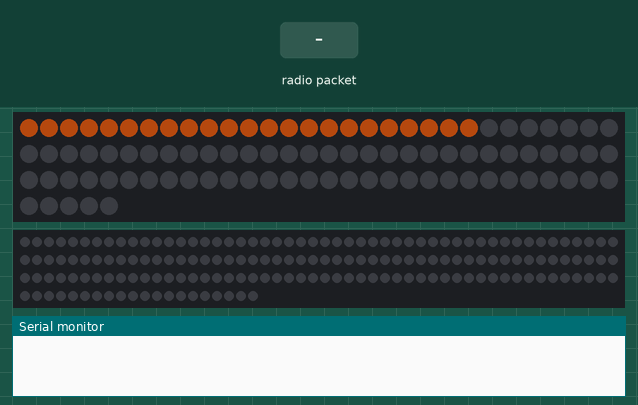
A sketch run on a simulated ESP32. On the bench: 95 RGB LEDs in strip order, left to right, continuing on the next row, 170 RGB LEDs in strip order, left to right, continuing on the next row, the last lines printed to the serial monitor. The inputs (shaded band) are chosen by the test bench. Dim RGB values are drawn brighter than linear; random numbers use the default seed unless the sketch sets one.

Above: at 0.4 s.
At 1.6 s:
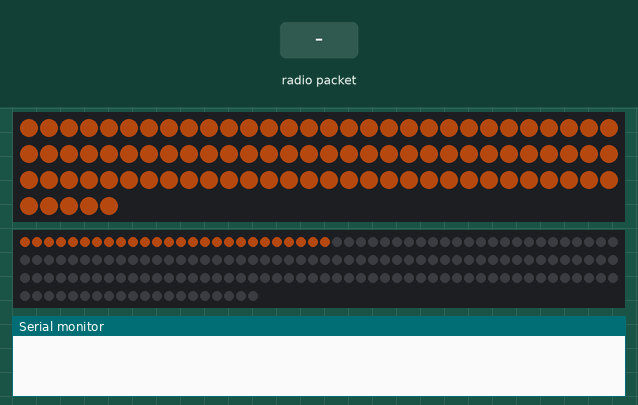
At 4.4 s:
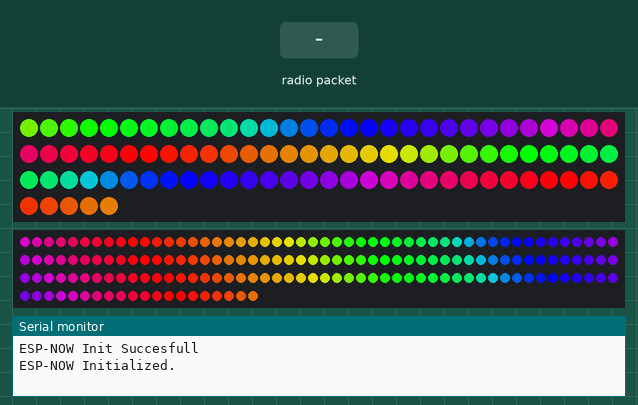
4.5 s: radio packet "1" arrives
Timing chart, 0 to 7.5 s (numbered marks = the images above; inputs shaded):
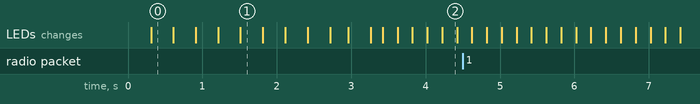

The sketch:

Receiver_LEDs32.ino
```cpp
// (licence header left out)
// MAC Address: E0:E2:E6:0C:9F:98
// {0xE0,0xE2,0xE6,0x0C,0x9F,0x98}

#include <FastLED.h>

// ------------- ESP Now connectivity -------------
#include <WiFi.h>
#include <esp_now.h>

#define WIFI_CHANNEL 1
#define membersof(x) (sizeof(x) / sizeof(x[0]))

// debugmode:
const boolean debugMode = false;

// BC:FF:4D:81:7D:DD
uint8_t receiverAddress[] = {0xBC, 0xFF, 0x4D, 0x81, 0x7D, 0xDD}; // CONTROLLER

// Peer info
esp_now_peer_info_t peerInfo;

enum nodeStates
{
  ALL,
  SMOKE,
  BUILDINGS,
  SOUND,
  LEDs,
  HOUSES
};

// DEFINES which commands the esp is listening to: by default it listens to ALL and itself(whoAmI).
// Change this to the purpose of your node! check the possibilities in the enum above!
enum nodeStates whoAmI = LEDs;

// which node is selected by the controller
enum nodeStates selected = ALL;

struct __attribute__((packed)) dataPacket
{
  enum nodeStates whoAmI;
  int year;
  enum nodeStates selected;
};

// interval for sending
long startTime = 0;
int interval = 3000;
// interval for updating LEDs
long actuateTime = 0;
int actuateInterval = 200;

// data:
int year = 0;
int oldYear = 0;

// -------------- LEDs --------------
const int NUM_LEDS = 95;
const int NUM_LEDS_HOUSES = 170;

CRGB leds[NUM_LEDS];
CRGB ledsHouse[NUM_LEDS_HOUSES];

// cars:
struct car
{
  float pos;
  int id;
  boolean alive;
  int distanceTraveld;
  float velocity;
  float baseVelocity;
};

car LED_cars[50];
const float maxSpeed = 1;
const float minSpeed = 0.1;

// dataset
// float years[] = {2000, 2001, 2002, 2003, 2004, 2005, 2006, 2007, 2008, 2009, 2010, 2011, 2012, 2013, 2014, 2015, 2016, 2017, 2018, 2019, 2020, 2021};
int carYearStart = 2000;
int carYearEnd = 2021;
float carsPerYear[] = {5.478888, 16.689393, 24.800169, 28.267820, 0.000000, 4.516175, 3.221977, 33.419927, 41.540107, 55.402483, 61.239891, 70.529669, 78.164378, 83.490455, 87.174393, 88.004279, 94.107344, 99.372296, 98.675240, 94.991301, 93.707683, 100.000000};
int carData = 10;

// houses data:
const int startYearHouses = 1970;
const int endYearHouses = 2019;
int housesPerYear[] = {1, 2, 4, 4, 5, 6, 7, 8, 9, 10, 12, 13, 16, 18, 21, 23, 25, 27, 31, 34, 37, 40, 43, 46, 47, 50, 51, 54, 57, 59, 62, 64, 66, 68, 69, 71, 74, 78, 81, 84, 86, 88, 89, 90, 92, 94, 96, 99, 100, 100};
int amountHouses = 10;

void updateYear()
{
  amountHouses = min(int(float(housesPerYear[max(min(int(year - startYearHouses), 49), 0)]) * float(NUM_LEDS_HOUSES) / 100), NUM_LEDS_HOUSES);
  carData = min(int(float(housesPerYear[max(min(int(year - carYearStart), 21), 0)]) * 50 / 100), NUM_LEDS);

  if (debugMode)
  {
    Serial.print("houses: ");
    Serial.println(amountHouses);
    Serial.print("year = ");
    Serial.println(year);
  }
}

// -------------- ESP NOW --------------
void transmissionComplete(const uint8_t *receiver_mac, esp_now_send_status_t transmissionStatus)
{
  if (transmissionStatus == ESP_NOW_SEND_SUCCESS)
  {
    Serial.println("Data sent successfully");
  }
  else
  {
    Serial.print("Error code: ");
    Serial.println(transmissionStatus);
  }
}

IRAM_ATTR void dataReceived(const uint8_t *senderMac, const uint8_t *data, int dataLength)
{
  dataPacket packet;

  memcpy(&packet, data, sizeof(packet));

  Serial.print("whoIsSender: ");
  Serial.println(packet.whoAmI);
  Serial.print("packet year: ");
  Serial.println(packet.year);
  Serial.print("packet selected: ");
  Serial.println(packet.selected);
  year = packet.year;
  selected = packet.selected;

  if (year != oldYear)
  {
    oldYear = year;
    updateYear();
  }
}

void setup()
{
  Serial.begin(115200);
  FastLED.addLeds<WS2811, 32, GRB>(leds, NUM_LEDS);             // cars
  FastLED.addLeds<WS2811, 19, GRB>(ledsHouse, NUM_LEDS_HOUSES); // houses

  // clear the leds
  FastLED.clear(); // clear all pixel data
  FastLED.show();
  FastLED.setBrightness(255); // brightness of the LEDS, max = 255

  for (int i = 0; i < NUM_LEDS; i++)
  {
    leds[i] = CHSV(25, int(.75 * 255), int(.57 * 255));
    delay(int(500.0 / float(NUM_LEDS)));
    FastLED.show();
  }

  for (int i = 0; i < NUM_LEDS_HOUSES; i++)
  {
    ledsHouse[i] = CHSV(25, int(.75 * 255), int(.57 * 255));
    delay(int(500.0 / float(NUM_LEDS_HOUSES)));
    FastLED.show();
  }

  startTime = millis();
  actuateTime = millis();

  // ESP now connection REWRITTEN FOR ESP32!!
  WiFi.mode(WIFI_STA);
  WiFi.disconnect(); // we do not want to connect to a WiFi network

  if (esp_now_init() != ESP_OK)
  {
    Serial.println("ESP-NOW initialization failed");
    year = 0;
    return;
  }
  Serial.println("ESP-NOW Init Succesfull");

  // Resister peer
  memcpy(peerInfo.peer_addr, receiverAddress, 6);
  peerInfo.channel = WIFI_CHANNEL;
  peerInfo.encrypt = false;

  // esp_now_set_self_role(ESP_NOW_ROLE_COMBO);
  esp_now_register_send_cb(transmissionComplete); // this function will get called once all data is sent
  esp_now_register_recv_cb(dataReceived);         // this function will get called whenever we receive data
  esp_now_add_peer(&peerInfo);
  Serial.println("ESP-NOW Initialized.");

  // init cars
  for (int i = 0; i <= membersof(LED_cars); i++)
  {
    LED_cars[i] = {0, 0, false, 0, float(int(random(maxSpeed * 10, minSpeed * 10))) / 10, float(int(random(maxSpeed * 10, minSpeed * 10))) / 10};
  }
  // clear everything
  delay(250);
  FastLED.clear(); // clear all pixel data
  FastLED.show();
}

void doActuateHouses()
{
  if (year == 0)
  { // party mode
    int rainbowBarf = int(millis() / 20 % 255);
    fill_rainbow(ledsHouse, NUM_LEDS_HOUSES, rainbowBarf);
  }
  else if (year <= endYearHouses && year >= startYearHouses)
  {
    fill_solid(ledsHouse, min(amountHouses, NUM_LEDS_HOUSES), CHSV(25, int(.75 * 255), int(.57 * 255)));
  }
  else
  {
    fill_solid(ledsHouse, NUM_LEDS_HOUSES, CRGB(0, 0, 0));
  }
}

// this function is called every actuate interval (200ms)
void doActuate()
{
  // loop trough and update all the cars
  if (year == 0)
  { // party mode
    int rainbowBarf = int(millis() / 5 % 255);
    fill_rainbow(leds, NUM_LEDS, rainbowBarf);

    return;
  }
  if (year < carYearStart || year > carYearEnd){
    return;
  }
  for (int i = 0; i < carData; i++)
  {
    if (debugMode)
    {
      Serial.print(LED_cars[i].pos);
      Serial.print(" ");
    }

    // test if the current car is alive or dead
    if (!LED_cars[i].alive)
    { // then it's dead, and has a change to respawn

      if (int(random(0, 5)) == 0)
      {                                       // change to respawn
        int place = int(random(0, NUM_LEDS)); // random place to respawn

        // test if the car is allowed to respawn on the random spot
        boolean allowedToSpawn = true;
        for (int j = 0; j < carData; j++)
        {
          if ((LED_cars[i].id == (place >= NUM_LEDS ? place - NUM_LEDS : place) || LED_cars[i].id == (place + 1 >= NUM_LEDS ? place + 1 - NUM_LEDS : place + 1) || LED_cars[i].id == (place - 1 >= NUM_LEDS ? place - 1 - NUM_LEDS : place - 1)) && LED_cars[j].alive)
          {
            allowedToSpawn = false;
            break;
          }

          // if it is allowed, reset al it's values
          if (allowedToSpawn)
          {
            LED_cars[i].pos = place;
            LED_cars[i].id = place;
            LED_cars[i].alive = true;
            LED_cars[i].baseVelocity = float(int(random(maxSpeed * 10, minSpeed * 10))) / 10; // (i == 0 ? (maxSpeed + minSpeed) / 2 : maxSpeed); //TODO CHANGE THIS TO A RANDOM SPEED
            LED_cars[i].velocity = LED_cars[i].baseVelocity;
            LED_cars[i].distanceTraveld = 0;
          }
        }
      }
    }
    else
    { // when the car is alive
      // test if it is allowed to move and test if there is a jam behind it.
      boolean allowedToMove = true;
      boolean travicJamBehind = false;
      for (int j = 0; j < carData; j++)
      {
        // test if car in front
        if (LED_cars[j].id == (LED_cars[i].id + 2 >= NUM_LEDS ? LED_cars[i].id + 2 - NUM_LEDS : LED_cars[i].id + 2) && LED_cars[j].alive)
        {
          allowedToMove = false;
        }
        // test if car behind
        if ((LED_cars[j].id == (LED_cars[i].id - 2 >= NUM_LEDS ? LED_cars[i].id - 2 - NUM_LEDS : LED_cars[i].id - 2) || LED_cars[j].id == (LED_cars[i].id - 3 >= NUM_LEDS ? LED_cars[i].id - 3 - NUM_LEDS : LED_cars[i].id - 3)) && LED_cars[j].alive)
        {
          travicJamBehind = true;
        }
      }

      //
      LED_cars[i].velocity = (travicJamBehind ? max(minSpeed, LED_cars[i].baseVelocity / 2) : LED_cars[i].baseVelocity);

      // move the car forwards
      if (allowedToMove)
      {
        LED_cars[i].pos += LED_cars[i].velocity;
        LED_cars[i].distanceTraveld += LED_cars[i].velocity;

        if (int(LED_cars[i].pos) >= NUM_LEDS)
          LED_cars[i].pos = LED_cars[i].pos - NUM_LEDS;
        LED_cars[i].id = int(LED_cars[i].pos);
      }

      // show a red and white LED on the cars place
      leds[LED_cars[i].id] = CRGB(50, 0, 0);
      leds[(LED_cars[i].id + 1 >= NUM_LEDS ? 0 : LED_cars[i].id + 1)] = CRGB(50, 50, 50);

      // there is a chance for it to die
      if (LED_cars[i].distanceTraveld >= NUM_LEDS * 0.7)
      { //- int(random(0, NUM_LEDS / 3))) {
        LED_cars[i].alive = false;
      }
    }
  }

  if (debugMode){
    Serial.println();
  }
}

void loop()
{
  if (millis() - startTime >= interval)
  {
    startTime = millis();

    dataPacket packet;
    packet.selected = selected;
    packet.year = year;
    packet.whoAmI = whoAmI;
    esp_now_send(receiverAddress, (uint8_t *)&packet, sizeof(packet));
  }
  if (millis() - actuateTime >= actuateInterval)
  {
    actuateTime = millis();
    FastLED.clear(); // clear all pixel data

    if (selected == whoAmI || selected == ALL)
    { // cars
      doActuate();
    }

    if (selected == HOUSES || selected == ALL)
    {
      doActuateHouses();
    }
    FastLED.show();
  }
}
```
